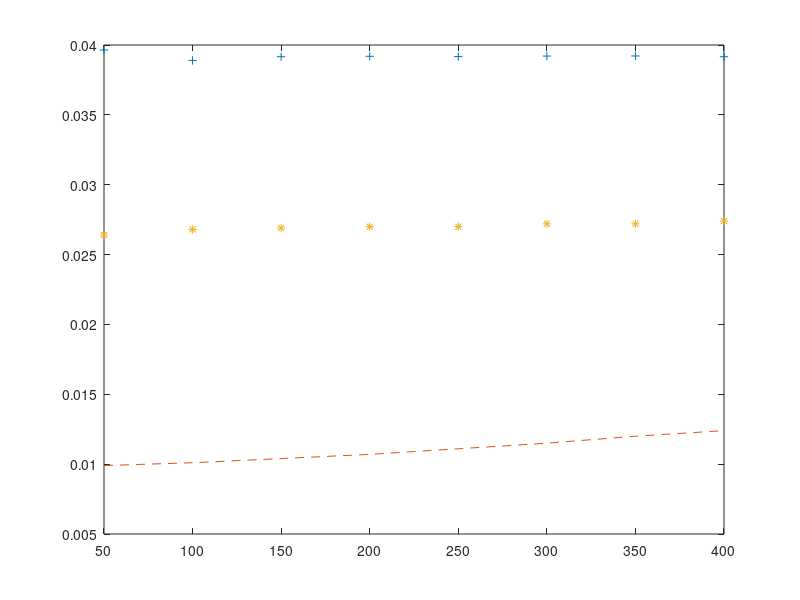

The MATLAB script that drew this image:
 x=[50 100 150 200 250 300 350 400];
y1=[0.0396400000000000,0.0388950000000000,0.0391611851851852,0.0391916250000000,0.0391699200000000,0.0392074074074074,0.0392143673469388,0.0391611406250000];
y2=[.0099 .0101 .0104 .0107 .0111 .0115 .0120 .0124];
y3=[.0264 .0268 .0269 .0270 .0270 .0272 .0272 .0274];
plot(x,y1,'+',x,y2,'--',x,y3,'*');